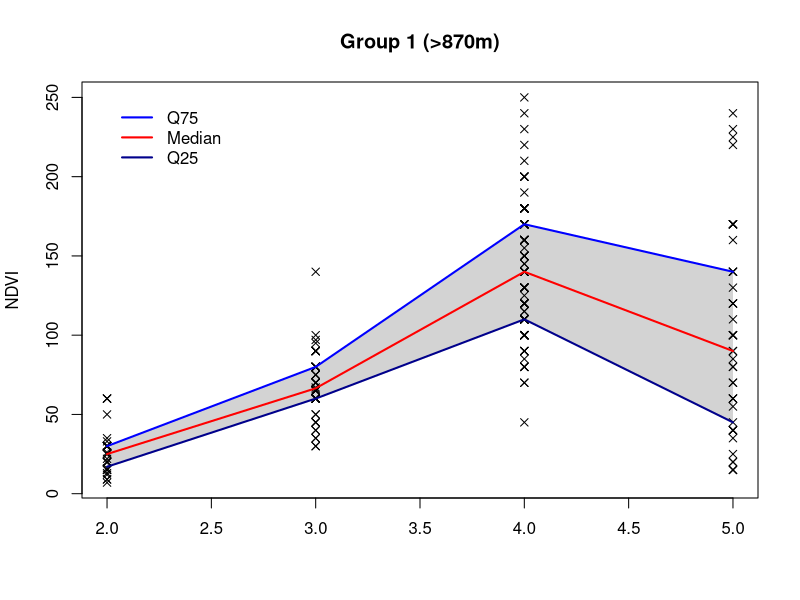

Reproduce this figure in R. (Note: this script raises an error after producing the figure.)
setwd("D:/Uni/Lech/tamarix/Lech/RData")

list.files()

T <- read.csv("tges.csv", stringsAsFactors = FALSE)

## pnt.live über pnt.vit ☻

head(T)

medi <- matrix(NA, 4, 4)
colnames(medi) <- c("Class", "Q25", "Median", "Q75")
medi[, 1] <- j <-2:5

x <- cbind(T[, 20], T[, 18])[-192, ]

for (i in j) {
  medi[i-1, 3] <- median(x[x[,1] == i, 2])
  medi[i-1, 2] <- quantile(x[x[,1] == i, 2], probs = c(0.25))
  medi[i-1, 4] <- quantile(x[x[,1] == i, 2], probs = c(0.75))
}

plot(x[, 1], x[, 2], xlim = c(2, 5), #ylim = c(0.6, 1),
     xlab = "", ylab = "NDVI", main = "Group 1 (>870m)", type = "n")
polygon(c(2:5, 5:2), c(medi[, 4], rev(medi[, 2])),
        col = "lightgrey", border = NA)
points(x[, 1], x[, 2], pch = 4)
lines(2:5, medi[, 3], col = "red", lwd = 2)
lines(2:5, medi[, 2], col = "darkblue", lwd = 2)
lines(2:5, medi[, 4], col = "blue", lwd = 2)
legend(2, 250, c("Q75", "Median", "Q25"), col = c("blue", "red", "darkblue"),
       bty = "n", lwd = 2)


## mean dist n = 5 über Vitalität

medi <- matrix(NA, 5, 4)
colnames(medi) <- c("Class", "Q25", "Median", "Q75")
medi[, 1] <- j <-2:6

x <- cbind(T[, 20], T[, 22])

for (i in j) {
  medi[i-1, 3] <- median(x[x[,1] == i, 2])
  medi[i-1, 2] <- quantile(x[x[,1] == i, 2], probs = c(0.25))
  medi[i-1, 4] <- quantile(x[x[,1] == i, 2], probs = c(0.75))
}

plot(x[, 1], x[, 2], xlim = c(2, 6), ylim = c(0, 10),
     xlab = "", ylab = "NDVI", main = "Group 1 (>870m)", type = "n")
polygon(c(2:6, 6:2), c(medi[, 4], rev(medi[, 2])),
        col = "lightgrey", border = NA)
points(x[, 1], x[, 2], pch = 4)
lines(2:6, medi[, 3], col = "red", lwd = 2)
lines(2:6, medi[, 2], col = "darkblue", lwd = 2)
lines(2:6, medi[, 4], col = "blue", lwd = 2)
legend(2, 250, c("Q75", "Median", "Q25"), col = c("blue", "red", "darkblue"),
       bty = "n", lwd = 2)

